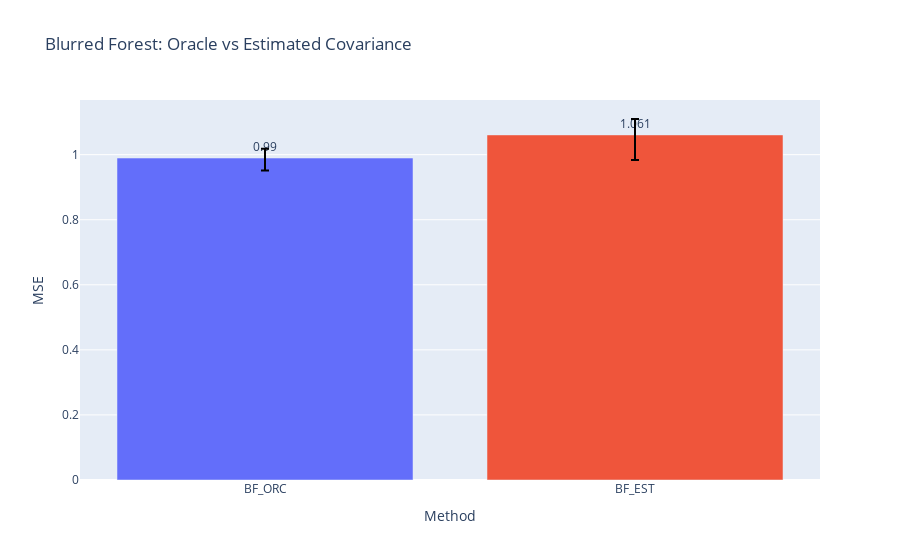

Notebook source saved alongside this figure:
### Code cell
fig = go.Figure()
fig.add_trace(go.Bar(
    x=df.columns, 
    y=(df / risk_test).mean(),
    marker_color=px.colors.qualitative.Plotly,
    text=np.around((df / risk_test).mean(),3),
    textposition='outside',
    error_y=dict(
        type='data',
        color='black',
        symmetric=False,
        array=(df).quantile(.75) - (df).mean(),
        arrayminus=(df).mean() - (df).quantile(.25))
#         array=(df).mean() + (df).std(),
#         arrayminus=(df).mean() - (df).std())
))
# fig.add_trace(go.Bar(
#     name='Experimental',
#     x=['GenCp', 'KFCV', 'SPCV'], y=(df).mean(),
#     error_y=dict(type='data', array=[1, 2])
# ))
# fig.update_layout(barmode='group')
# fig.add_hline(y=1., line_color='red')
fig.update_layout(
#     title=f"FC_\u03B4{delta}_snr{snr}_nk{noise_kernel}_nls{noise_length_scale}_nv{noise_nu}_Xk{X_kernel}_Xls{X_length_scale}_Xv{X_nu}",
    title=f"Blurred Forest: Oracle vs Estimated Covariance",
    xaxis_title="Method",
    yaxis_title="MSE",
#     legend_title="Legend Title",
#     font=dict(
#         family="Courier New, monospace",
#         size=18,
#         color="RebeccaPurple"
#     )
)
# barfp = os.path.expanduser(savedir + fig.layout.title['text'] + ".jpeg")
# fig.write_image(os.path.expanduser(barfp))
fig.show()

### Figure 1 — Plotly figure (JSON) as saved in the notebook; plotly's stock layout.template omitted (floating-point values rounded to 4 significant figures)
{"data": [{"error_y": {"array": [0.02848, 0.04897], "arrayminus": [0.03868, 0.07692], "color": "black", "symmetric": false, "type": "data"}, "marker": {"color": ["#636EFA", "#EF553B", "#00CC96", "#AB63FA", "#FFA15A", "#19D3F3", "#FF6692", "#B6E880", "#FF97FF", "#FECB52"]}, "text": [0.99, 1.061], "textposition": "outside", "type": "bar", "x": ["BF_ORC", "BF_EST"], "y": [0.9897, 1.061]}], "layout": {"title": {"text": "Blurred Forest: Oracle vs Estimated Covariance"}, "xaxis": {"title": {"text": "Method"}}, "yaxis": {"title": {"text": "MSE"}}}}
